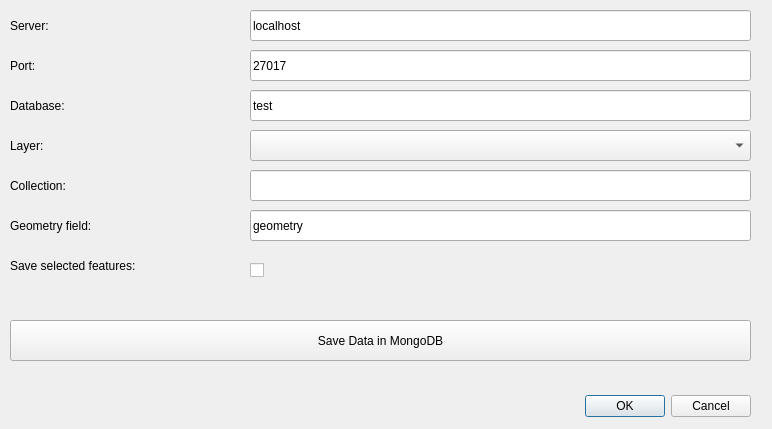
<?xml version="1.0" encoding="UTF-8"?>
<ui version="4.0">
 <class>SaveLayerInMongoDBDialogBase</class>
 <widget class="QDialog" name="SaveLayerInMongoDBDialogBase">
  <property name="geometry">
   <rect>
    <x>0</x>
    <y>0</y>
    <width>772</width>
    <height>429</height>
   </rect>
  </property>
  <property name="windowTitle">
   <string>Save Layer in MongoDB</string>
  </property>
  <widget class="QDialogButtonBox" name="button_box">
   <property name="geometry">
    <rect>
     <x>410</x>
     <y>390</y>
     <width>341</width>
     <height>32</height>
    </rect>
   </property>
   <property name="orientation">
    <enum>Qt::Horizontal</enum>
   </property>
   <property name="standardButtons">
    <set>QDialogButtonBox::Cancel|QDialogButtonBox::Ok</set>
   </property>
  </widget>
  <widget class="QLabel" name="label_server">
   <property name="geometry">
    <rect>
     <x>10</x>
     <y>10</y>
     <width>201</width>
     <height>31</height>
    </rect>
   </property>
   <property name="text">
    <string>Server:</string>
   </property>
  </widget>
  <widget class="QLabel" name="label_database">
   <property name="geometry">
    <rect>
     <x>10</x>
     <y>90</y>
     <width>201</width>
     <height>31</height>
    </rect>
   </property>
   <property name="text">
    <string>Database:</string>
   </property>
  </widget>
  <widget class="QLabel" name="label_collection">
   <property name="geometry">
    <rect>
     <x>10</x>
     <y>170</y>
     <width>201</width>
     <height>31</height>
    </rect>
   </property>
   <property name="text">
    <string>Collection:</string>
   </property>
  </widget>
  <widget class="QLabel" name="label_port">
   <property name="geometry">
    <rect>
     <x>10</x>
     <y>50</y>
     <width>201</width>
     <height>31</height>
    </rect>
   </property>
   <property name="text">
    <string>Port:</string>
   </property>
  </widget>
  <widget class="QLabel" name="label_geometry">
   <property name="geometry">
    <rect>
     <x>10</x>
     <y>210</y>
     <width>201</width>
     <height>31</height>
    </rect>
   </property>
   <property name="text">
    <string>Geometry field:</string>
   </property>
  </widget>
  <widget class="QLabel" name="label_selectedFeatures">
   <property name="geometry">
    <rect>
     <x>10</x>
     <y>250</y>
     <width>201</width>
     <height>31</height>
    </rect>
   </property>
   <property name="text">
    <string>Save selected features:</string>
   </property>
  </widget>
  <widget class="QLabel" name="label_test">
   <property name="geometry">
    <rect>
     <x>10</x>
     <y>370</y>
     <width>471</width>
     <height>21</height>
    </rect>
   </property>
   <property name="text">
    <string/>
   </property>
  </widget>
  <widget class="QPushButton" name="pushButton_save">
   <property name="geometry">
    <rect>
     <x>10</x>
     <y>320</y>
     <width>741</width>
     <height>41</height>
    </rect>
   </property>
   <property name="text">
    <string>Save Data in MongoDB</string>
   </property>
  </widget>
  <widget class="QLineEdit" name="lineEdit_server">
   <property name="geometry">
    <rect>
     <x>250</x>
     <y>10</y>
     <width>501</width>
     <height>31</height>
    </rect>
   </property>
   <property name="text">
    <string>localhost</string>
   </property>
  </widget>
  <widget class="QLineEdit" name="lineEdit_port">
   <property name="geometry">
    <rect>
     <x>250</x>
     <y>50</y>
     <width>501</width>
     <height>31</height>
    </rect>
   </property>
   <property name="text">
    <string>27017</string>
   </property>
  </widget>
  <widget class="QLineEdit" name="lineEdit_database">
   <property name="geometry">
    <rect>
     <x>250</x>
     <y>90</y>
     <width>501</width>
     <height>31</height>
    </rect>
   </property>
   <property name="text">
    <string>test</string>
   </property>
  </widget>
  <widget class="QLineEdit" name="lineEdit_collection">
   <property name="geometry">
    <rect>
     <x>250</x>
     <y>170</y>
     <width>501</width>
     <height>31</height>
    </rect>
   </property>
   <property name="text">
    <string/>
   </property>
  </widget>
  <widget class="QLineEdit" name="lineEdit_geometry">
   <property name="geometry">
    <rect>
     <x>250</x>
     <y>210</y>
     <width>501</width>
     <height>31</height>
    </rect>
   </property>
   <property name="text">
    <string>geometry</string>
   </property>
  </widget>
  <widget class="QCheckBox" name="checkBox_features">
   <property name="geometry">
    <rect>
     <x>250</x>
     <y>260</y>
     <width>21</width>
     <height>21</height>
    </rect>
   </property>
   <property name="text">
    <string/>
   </property>
  </widget>
  <widget class="QComboBox" name="comboBox_layers">
   <property name="geometry">
    <rect>
     <x>250</x>
     <y>130</y>
     <width>501</width>
     <height>31</height>
    </rect>
   </property>
  </widget>
  <widget class="QLabel" name="label_layer">
   <property name="geometry">
    <rect>
     <x>10</x>
     <y>130</y>
     <width>201</width>
     <height>31</height>
    </rect>
   </property>
   <property name="text">
    <string>Layer:</string>
   </property>
  </widget>
 </widget>
 <resources/>
 <connections>
  <connection>
   <sender>button_box</sender>
   <signal>accepted()</signal>
   <receiver>SaveLayerInMongoDBDialogBase</receiver>
   <slot>accept()</slot>
   <hints>
    <hint type="sourcelabel">
     <x>20</x>
     <y>20</y>
    </hint>
    <hint type="destinationlabel">
     <x>20</x>
     <y>20</y>
    </hint>
   </hints>
  </connection>
  <connection>
   <sender>button_box</sender>
   <signal>rejected()</signal>
   <receiver>SaveLayerInMongoDBDialogBase</receiver>
   <slot>reject()</slot>
   <hints>
    <hint type="sourcelabel">
     <x>20</x>
     <y>20</y>
    </hint>
    <hint type="destinationlabel">
     <x>20</x>
     <y>20</y>
    </hint>
   </hints>
  </connection>
 </connections>
</ui>
